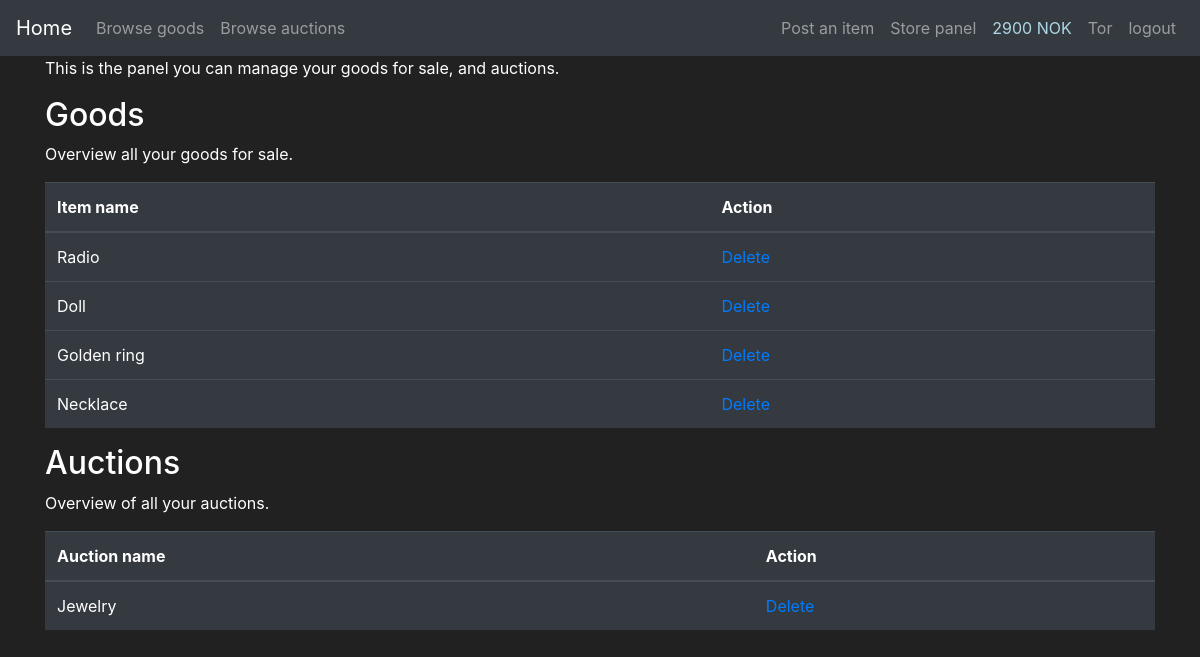
Before: /store_panel (signed in) with the older database file.
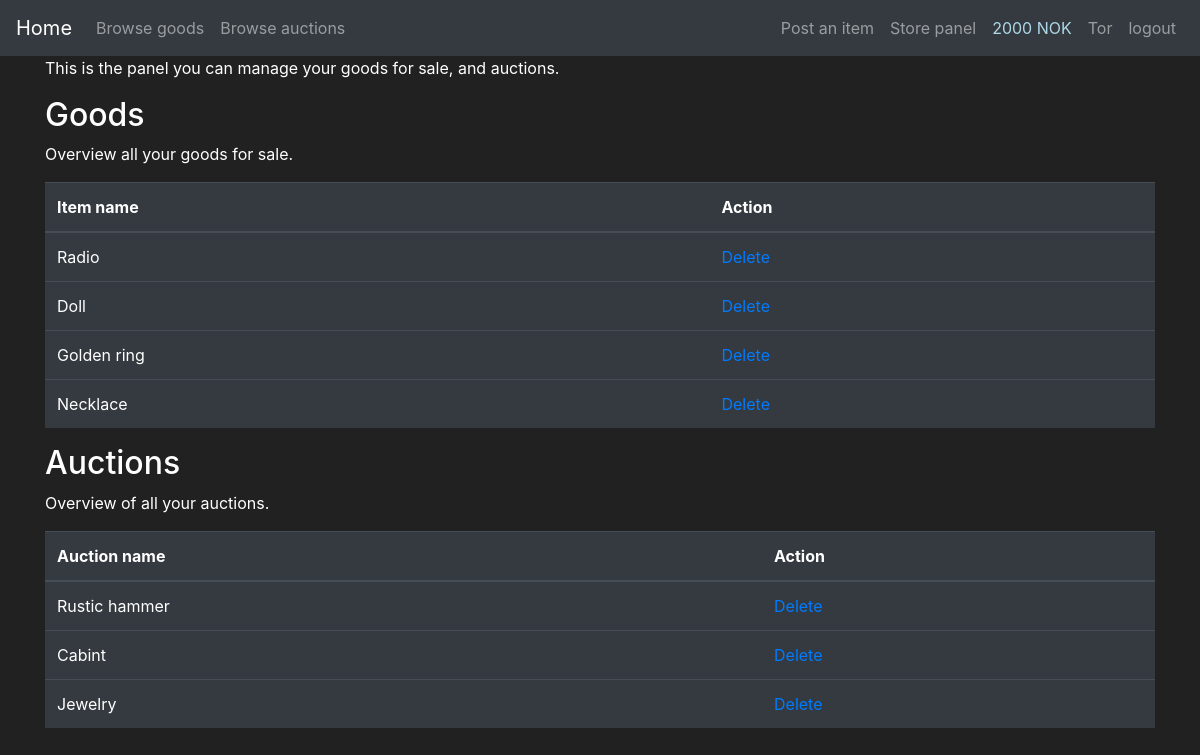
After: the same page with the newer database file.
### app_flask/models.py (models this page shows, shortened)
class User(db.Model, UserMixin):
    id = db.Column(db.Integer(), primary_key=True)
    username = db.Column(db.String(length=25), nullable=False, unique=True)
    email = db.Column(db.String(length=60), nullable=False, unique=True)
    password_hash = db.Column(db.String(length=60), nullable=False)
    profile_type = db.Column(db.Boolean(), nullable=False, default=False)
    cash = db.Column(db.Integer(), nullable=False, default=2000)
    date_created = db.Column(db.DateTime(), default=datetime.utcnow)
    goods = db.relationship('Goods', backref='goods_owned_by_user', lazy=True)
    store = db.relationship('Store', backref='store_owner', lazy=True)
    @property
    def password(self):
        return self.password

class Goods(db.Model):
    id = db.Column(db.Integer, primary_key=True)
    name = db.Column(db.String(30), nullable=False)
    description = db.Column(db.String(70), unique=False, nullable=False)
    price = db.Column(db.Integer, unique=False, nullable=False)
    product_number = db.Column(db.String(length=6), nullable=False, unique=True)
    goods_type = db.Column(db.Boolean(), nullable=False, default=False)
    date_created = db.Column(db.DateTime(), default=datetime.utcnow)
    user_owner = db.Column(db.Integer(), db.ForeignKey('user.id'))
    store_owner = db.Column(db.Integer(), db.ForeignKey('store.id'))

### app_flask/main/routes.py (the view)
@bp.route('/store_panel', methods=['GET', 'POST'])
def display_store_panel():
    buy_form = BuyGoodsForm()
    auction_form = AuctionGoodsForm()
    items = db.session.query(Goods, Store).filter(and_(Store.id == Goods.store_owner, Goods.goods_type == 0)).all()
    auction_items = db.session.query(Goods, Store).filter(
        and_(Store.id == Goods.store_owner, Goods.goods_type == 1)).all()
    return render_template('storePanel.html', items=items, auction_items=auction_items,
                           buy_form=buy_form, auction_form=auction_form)

### app_flask/models.py (called while the page is built)
@login_manager.user_loader
def load_user(user_id):
    return User.query.get(int(user_id))

### app_flask/templates/storePanel.html (shortened to what this page needs)
{% extends 'base.html' %}
{% block content %}
<div class="container">
    <p>This is the panel you can manage your goods for sale, and auctions.</p>
</div>
<div class="container">
    <h2>Goods</h2>
    <p>Overview all your goods for sale.</p>
    <table class="table table-hover table-dark">
        <thead>
            <tr>
                <th scope="col">Item name</th>
                <th scope="col">Action</th>
            </tr>
        </thead>
        <tbody>
            {% for item, store in items %}
            {% if store.user_owner==current_user.id %}
            <tr>
                <td class=".table-striped">{{item.name}}</td>
                <td class=".table-striped"><a href="{{ url_for('main.delete_goods', id=item.id)}}">Delete</a></td>
            </tr>
            {% endif %}
            {% endfor %}
        </tbody>
    </table>
</div>
<div class="container">
    <h2>Auctions</h2>
    <p>Overview of all your auctions.</p>
    <table class="table table-hover table-dark">
        <thead>
            <tr>
                <th scope="col">Auction name</th>
                <th scope="col">Action</th>
            </tr>
        </thead>
        <tbody>
        {% for item, store in auction_items %}
        {% if store.user_owner==current_user.id %}
            <tr>
                <td class=".table-striped">{{item.name}}</td>
                <td class=".table-striped"><a href="{{ url_for('main.delete_goods', id=item.id)}}">Delete</a></td>
            </tr>
        {% endif %}
        {% endfor %}
        </tbody>
    </table>
</div>
{% endblock %}

### app_flask/templates/base.html (shortened to what this page needs)
<!doctype html>
<html lang="en">
   <head>
      <link rel="stylesheet" href="https://cdn.jsdelivr.net/npm/bootstrap@4.5.3/dist/css/bootstrap.min.css">
   </head>
   <body>
    <nav class="navbar navbar-expand-md navbar-dark bg-dark">
        <a class="navbar-brand" href="{{ url_for('main.home_page') }}">Home <span class="sr-only">(current)</span></a>
        <div class="collapse navbar-collapse" id="navbarNav">
            <ul class="navbar-nav mr-auto">
                <li class="nav-item">
                    <a class="nav-link" href="{{ url_for('main.store_page') }}">Browse goods</a>
                </li>
                <li class="nav-item">
                    <a class="nav-link" href="{{ url_for('main.auction_page') }}">Browse auctions</a>
                </li>
            </ul>
            {% if current_user.username=="Admin" %}
            <ul class="navbar-nav">
                <li class="nav-item">
                    <a class="nav-link" href="{{ url_for('main.display_admin_panel') }}"> {{ current_user.username }}panel</a>
                </li>
                <li class="nav-item">
                    <a class="nav-link">{{ current_user.username }}</a>
                </li>
                <li class="nav-item">
                    <a class="nav-link" href="{{ url_for('auth.logout_page') }}">logout</a>
                </li>
            </ul>
            {% elif current_user.is_authenticated and current_user.profile_type==1 %}
            <ul class="navbar-nav">
                <li class="nav-item">
                    <a class="nav-link" href="{{ url_for('main.add_goods')}}">Post an item</a>
                </li>
                <li class="nav-item">
                    <a class="nav-link" href="{{ url_for('main.display_store_panel') }}">Store panel</a>
                </li>
                <li class="nav-item">
                    <a class="nav-link" href="#" style="color:lightblue">{{ current_user.cash }} NOK</a>
                </li>
                <li class="nav-item">
                    <a class="nav-link">{{ current_user.username }}</a>
                </li>
                <li class="nav-item">
                    <a class="nav-link" href="{{ url_for('auth.logout_page') }}">logout</a>
                </li>
            </ul>
            {% endif %}
        </div>
      </nav>
    {% block content %}
    {% endblock %}
   </body>
</html>

Changed rows visible on the page:
changed User "Tor": cash "2900" → "2000"
now on this page (row edited): Goods: name "Rustic hammer", shown under "Auctions"
added Goods: name "Cabint", shown under "Auctions"
